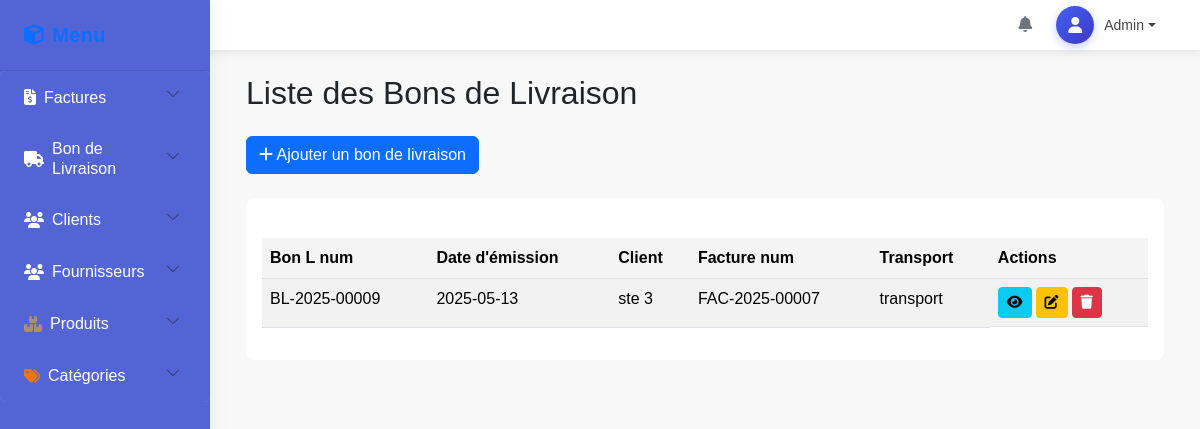
The app's page /bonsLivraison, older data.
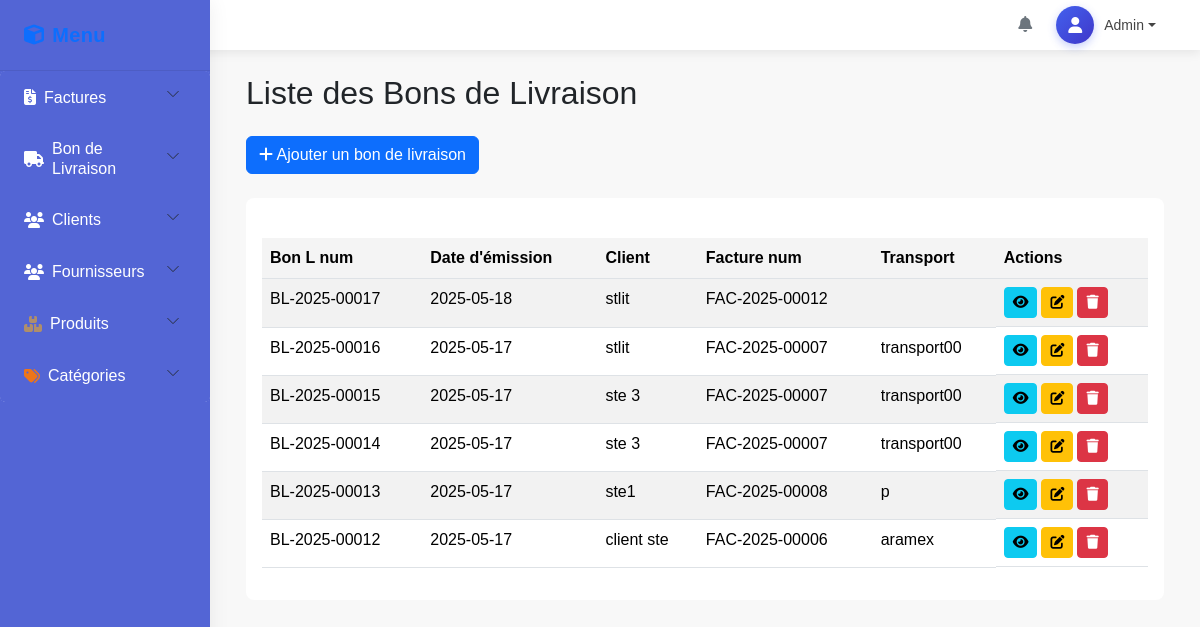
The same page, newer data.
### tables this page shows
CREATE TABLE `bonslivraison` (
  `id` int(11) NOT NULL,
  `num_bonl` varchar(20) DEFAULT NULL,
  `date_emission` date NOT NULL DEFAULT curdate(),
  `client_id` int(11) NOT NULL,
  `facture_id` int(11) NOT NULL,
  `nom_transport` varchar(255) DEFAULT NULL,
  `telephone_transport` varchar(15) DEFAULT NULL,
  `created_at` timestamp NOT NULL DEFAULT current_timestamp(),
  `updated_at` timestamp NOT NULL DEFAULT current_timestamp() ON UPDATE current_timestamp()
);

CREATE TABLE `clients` (
  `id` int(11) NOT NULL,
  `nom_ste` varchar(255) NOT NULL,
  `ice` int(11) NOT NULL,
  `idf` int(11) DEFAULT NULL,
  `adresse` varchar(255) DEFAULT NULL,
  `email` varchar(255) DEFAULT NULL,
  `telephone` varchar(15) NOT NULL
);

CREATE TABLE `factures` (
  `id` int(11) NOT NULL,
  `client_id` int(11) NOT NULL,
  `date_emission` date NOT NULL,
  `num_facture` varchar(20) DEFAULT NULL,
  `total_ht` decimal(10,2) DEFAULT NULL,
  `total_ttc` decimal(10,2) DEFAULT NULL,
  `modes_pay` varchar(100) DEFAULT NULL,
  `created_at` timestamp NOT NULL DEFAULT current_timestamp(),
  `updated_at` timestamp NULL DEFAULT NULL ON UPDATE current_timestamp()
);

### app/controllers/BonLivraisonController.php (called while the page is built, shortened)
<?php
require_once MODEL_PATH . '/BonLivraisonModel.php';
class BonLivraisonController
{
    private $bonLivraisonModel;
    public function __construct($db)
    {
        $this->bonLivraisonModel = new BonLivraisonModel($db);
    }
    public function index()
    {
        $bonsl = $this->bonLivraisonModel->getBonsL();
        include VIEW_PATH . '/layouts/main.php';
    }
}

### app/models/BonLivraisonModel.php (called while the page is built, shortened)
<?php
class BonLivraisonModel
{
    public $db;
    public function __construct($dbConnection)
    {
        $this->db = $dbConnection;
    }
    public function getBonsL()
    {
        try {
            $query = "SELECT bl.id, bl.num_bonl, bl.date_emission, bl.nom_transport, f.num_facture, c.nom_ste FROM bonslivraison bl INNER JOIN clients c
            ON bl.client_id = c.id INNER JOIN factures f ON f.id = bl.facture_id ORDER BY bl.created_at DESC";
            $stmt = $this->db->prepare($query);
            $stmt->execute();
            return $stmt->fetchAll(PDO::FETCH_ASSOC);
        } catch (PDOException $e) {
            error_log("Database error: " . $e->getMessage());
            return [];
        }
    }
}

### app/views/pages/bonsLivraison/index.php (the view, shortened to what this page needs)
<div class="container">
    <h2>Liste des Bons de Livraison</h2>
    <div class="my-4 d-block self-end">
        <a href="/stage/bonsLivraison/add" class="btn btn-primary">
            <i class="fas fa-plus"></i> Ajouter un bon de livraison
        </a>
    </div>
    <div class="bg-white p-3 rounded-3">
        <table class="table table-striped mt-4" id="bonslTable" style="overflow: scroll;">
            <thead>
                <tr>
                    <th>Bon L num</th>
                    <th>Date d'émission</th>
                    <th>Client</th>
                    <th>Facture num</th>
                    <th>Transport</th>
                    <th>Actions</th>
                </tr>
            </thead>
            <tbody>
                    <?php foreach ($bonsl as $bonl): ?>
                        <tr>
                            <td><?= htmlspecialchars($bonl['num_bonl']) ?></td>
                            <td><?= htmlspecialchars($bonl['date_emission']) ?></td>
                            <td><?= htmlspecialchars($bonl['nom_ste']) ?></td>
                            <td><?= htmlspecialchars($bonl['num_facture']) ?></td>
                            <td><?= htmlspecialchars($bonl['nom_transport']) ?></td>
                            <td class="d-flex">
                                <a href="/stage/bonsLivraison/show?id=<?= $bonl['id'] ?>" class="btn btn-info btn-sm me-1"
                                    title="Détails">
                                    <i class="fas fa-eye"></i>
                                </a>
                                <a href="/stage/bonsLivraison/edit?id=<?= $bonl['id'] ?>" class="btn btn-warning btn-sm me-1"
                                    title="Modifier">
                                    <i class="fas fa-edit"></i>
                                </a>
                                <form method="post" action="/stage/bonsLivraison/delete" class="d-inline"
                                    onsubmit="return confirm('Êtes-vous sûr de vouloir supprimer cette facture?');">
                                    <button type="submit" class="btn btn-danger btn-sm" title="Supprimer">
                                        <i class="fas fa-trash"></i>
                                    </button>
                                </form>
                            </td>
                        </tr>
                    <?php endforeach; ?>
            </tbody>
        </table>
    </div>
</div>

Row changes from the older to the newer data that the page shows:
removed bonslivraison: num_bonl "BL-2025-00009", date_emission "2025-05-13", client.nom_ste "ste 3", facture.num_facture "FAC-2025-00007", nom_transport "transport"
added bonslivraison: num_bonl "BL-2025-00017", date_emission "2025-05-18", client.nom_ste "stlit", facture.num_facture "FAC-2025-00012"
added bonslivraison: num_bonl "BL-2025-00016", date_emission "2025-05-17", client.nom_ste "stlit", facture.num_facture "FAC-2025-00007", nom_transport "transport00"
added bonslivraison: num_bonl "BL-2025-00015", date_emission "2025-05-17", client.nom_ste "ste 3", facture.num_facture "FAC-2025-00007", nom_transport "transport00"
added bonslivraison: num_bonl "BL-2025-00014", date_emission "2025-05-17", client.nom_ste "ste 3", facture.num_facture "FAC-2025-00007", nom_transport "transport00"
added bonslivraison: num_bonl "BL-2025-00013", date_emission "2025-05-17", client.nom_ste "ste1", facture.num_facture "FAC-2025-00008", nom_transport "p"
added bonslivraison: num_bonl "BL-2025-00012", date_emission "2025-05-17", client.nom_ste "client ste", facture.num_facture "FAC-2025-00006", nom_transport "aramex"
